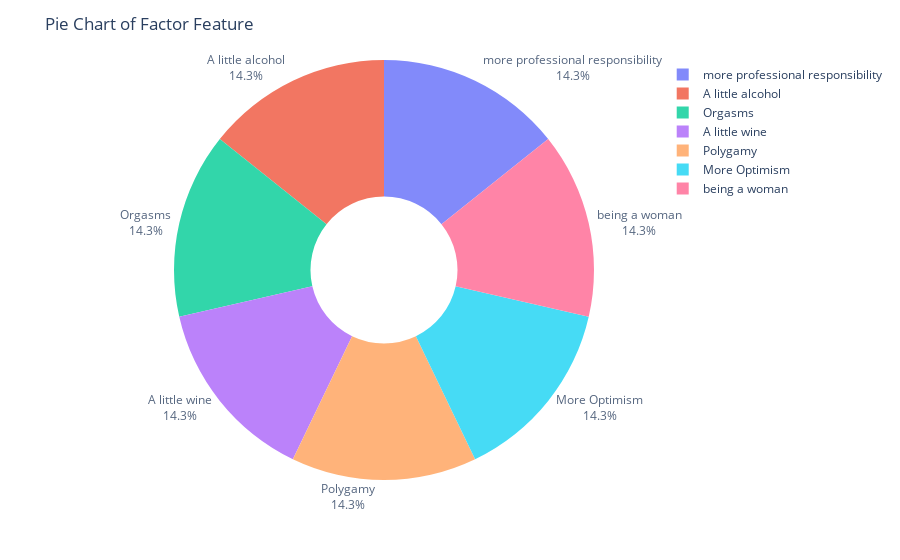

Source (notebook cell):
### Code cell
d = pd.DataFrame(df_filtered["Factor"].value_counts())
fig = px.pie(d, 
             values = "Factor", 
             names = df_filtered["Factor"], 
             hole = 0.35, opacity = 0.8,
             labels = {"label" :"Factor","Factor":"Number of Samples"})
fig.update_layout(title = dict(text = "Pie Chart of Factor Feature"))
fig.update_traces(textposition = "outside", textinfo = "percent+label")
fig.show()

### Figure 1 — Plotly figure (JSON) as saved in the notebook; plotly's stock layout.template omitted (floating-point values rounded to 4 significant figures)
{"data": [{"domain": {"x": [0, 1], "y": [0, 1]}, "hole": 0.35, "hovertemplate": "label=%{label}<br>Number of Samples=%{value}<extra></extra>", "labels": ["more professional responsibility", "A little alcohol", "Orgasms", "A little wine", "Polygamy", "More Optimism", "being a woman"], "legendgroup": "", "name": "", "opacity": 0.8, "showlegend": true, "textinfo": "percent+label", "textposition": "outside", "type": "pie", "values": [1, 1, 1, 1, 1, 1, 1]}], "layout": {"legend": {"tracegroupgap": 0}, "margin": {"t": 60}, "title": {"text": "Pie Chart of Factor Feature"}}}
